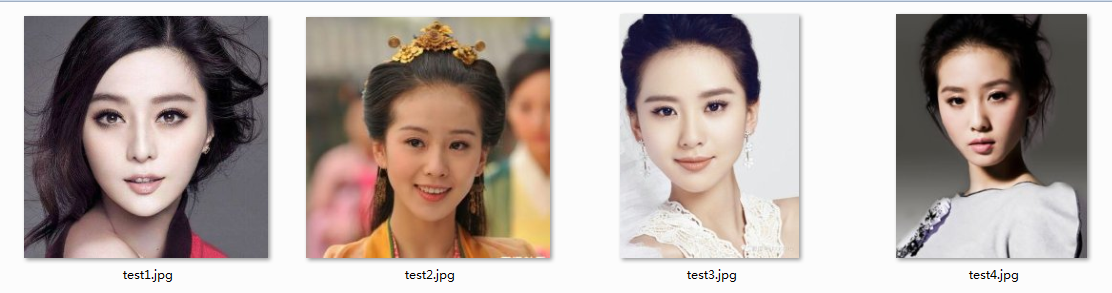
#> input picture drone_pi/face_tracker/smile_detect/test.jpg, 1112 x 293 px, given in place of the camera
$ python temp_facetracker.py   (Python 2 division)
#> lines starting #> are read from the running program, lines starting #| are printed output that depends on the picture; after the words box and inside, x2 and y2 are one past the last pixel; in counts of white or black regions, pixels touching at a corner belong together
#!/usr/bin/python
"""
This program is demonstration for face and object detection using haar-like features.
The program finds faces in a camera image or video stream and displays a red box around them,
then centers the webcam via two servos so the face is at the center of the screen
Based on facedetect.py in the OpenCV samples directory
"""
import sys
from optparse import OptionParser
from imutils.video import VideoStream
import imutils
import RPi.GPIO as GPIO
import datetime
import cv2
import time
import os

face_id = "photo"
GPIO.setmode(GPIO.BCM)
GPIO.setup(20, GPIO.OUT)
GPIO.output(20, False)


min_size = (20, 20)
image_scale = 2
haar_scale = 1.2
min_neighbors = 2
detector = cv2.CascadeClassifier("/home/pi/Downloads/pi-face-recognition/haarcascade_frontalface_default.xml")
smilePath = "/home/pi/Downloads/pi-face-recognition/haarcascade_smile.xml"
smileCascade = cv2.CascadeClassifier(smilePath)
terminate = False

max_pwm = 249
min_pwm = 1
midScreenWindow = 40  # acceptable 'error' for the center of the screen.
panStepSize = 2 # degree of change for each pan update
tiltStepSize = -2 # degree of change for each tilt update
servoPanPosition = 125 # initial pan position
servoTiltPosition = 160 # initial tilt position
panGpioPin = 2  # servoblaster pin 2 : gpio pin 18
tiltGpioPin = 5  # servoblaster pin 5 : gpio pin 23

def detect_and_draw(frame):

    gray = cv2.cvtColor(frame, cv2.COLOR_BGR2GRAY)

    midFace = None

    width = gray.shape[1]
    height = gray.shape[0]
    sum = 0
    cnt = 0

    for i in range(50, height-50, 20):
		for j in range(50, width -50, 20):
			sum += gray[i,j]
			cnt += 1

	avg = sum/cnt
	if avg < 30:
		print("dark")
		GPIO.output(20, True)
	else:
		GPIO.output(20, False)

    faces = detector.detectMultiScale(
            gray, scaleFactor=1.2,
            minNeighbors=2,
            minSize=(20, 20)
    )

    for (x, y, w, h) in faces:
        # the input to cv.HaarDetectObjects was resized, so scale the
        # bounding box of each face and convert it to two CvPoints
        pt1 = (int(x * image_scale), int(y * image_scale))
        pt2 = (int((x + w) * image_scale), int((y + h) * image_scale))

        # get the xy corner co-ords, calc the midFace location
        x1 = pt1[0]
        x2 = pt2[0]
        y1 = pt1[1]
        y2 = pt2[1]
        midFaceX = x1+((x2-x1)/2)
        midFaceY = y1+((y2-y1)/2)
        midFace = (midFaceX, midFaceY)

        #cv.Rectangle(frame, pt1, pt2, cv.RGB(255, 0, 0), 3, 8, 0)
        save_frame = frame
        cv2.rectangle(frame, (x, y), (x+w, y+h), (0, 0, 255), 2)
        roi_gray = gray[y:y+h, x:x+w]
		roi_color = frame[y:y+h, x:x+w]

        smile = smileCascade.detectMultiScale(
			roi_gray,
			scaleFactor= 1.2,
			minNeighbors=5,
			minSize=(3, 3),
			maxSize=(30, 30),
			flags=cv2.CASCADE_SCALE_IMAGE
		)

        for (x2, y2, w2, h2) in smile:
			now = datetime.datetime.now().strftime('%Y-%m-%d_%H-%M-%S')
			cv2.rectangle(roi_color, (x2, y2), (x2+w2, y2+h2), (0, 255, 0), 2)
			cv2.putText(frame,'Smile',(x,y-7), 3, 1.2, (0, 255, 0), 2, cv2.LINE_AA)
			cv2.imwrite("/media/pi/ESD-USB1/"+"photo/"+now+".jpg", save_frame)
			cv2.imshow("Frame", frame)
			key2 = cv2.waitKey(1) & 0xFF
			if key2 == ord("q"):
                terminate = True
				break
			time.sleep(2.0)


    cv2.imshow("Frame", frame)
    return midFace

def move(servo, angle):
    '''Moves the specified servo to the supplied angle.

    Arguments:
        servo
          the servo number to command, an integer from 0-7
        angle
          the desired pulse width for servoblaster, an integer from 0 to 249

    (e.g.) >>> servo.move(2, 90)
           ... # "move servo #2 to 90 degrees"'''

    if (min_pwm <= angle <= max_pwm):
        command = 'echo %s=%s > /dev/servoblaster' % (str(servo), str(angle))
        os.system(command)
        #print command
    else:
        print("Servo angle must be an integer between 0 and 249.\n")

if __name__ == '__main__':

    capture = VideoStream(src=0).start()
    time.sleep(1.0)

    if capture:
        move(panGpioPin, servoPanPosition)
        move(tiltGpioPin, servoTiltPosition)

        while True:
            frame = capture.read()
#> frame is the input picture: shape (293, 1112, 3); mean B, G, R 164.5, 169.2, 180.9
            frame = imutils.resize(frame, width=500)
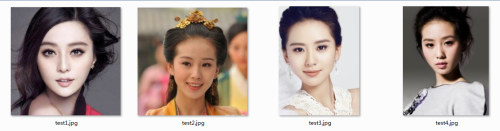
#> frame: shape (131, 500, 3); mean B, G, R 164.5, 169.2, 180.9

            midScreenX = (frame.shape[1]/2)
#> midScreenX = 250
            midScreenY = (frame.shape[0]/2)
#> midScreenY = 65

            midFace = detect_and_draw(frame)
#> in detect_and_draw, `gray = cv2.cvtColor(frame, cv2.COLOR_BGR2GRAY)`:
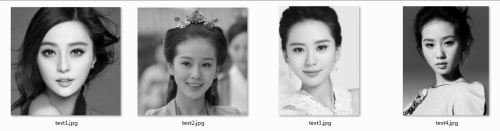
#> gray: shape (131, 500); min 0, max 252, mean 172.1
#> after the loop in detect_and_draw, `for i in range(50, height-50, 20):`: cnt = 40; sum = 7059
#> in detect_and_draw, `avg = sum/cnt`: avg = 176
#> in detect_and_draw, `faces = detector.detectMultiScale( gray, scaleFactor=1.2, minNeighbors..`: faces = [[413, 23, 51, 51], [166, 41, 60, 60], [277, 23, 68, 68], [30, 26, 69, 69]]
#> the loop in detect_and_draw, `for (x, y, w, h) in faces:` made 4 passes; (key q is pressed on pass 4)
#> (x, y, w, h, pt1, pt2, x1) on passes 1 to 3: (413, 23, 51, 51, (826, 46), (928, 148), 826), (166, 41, 60, 60, (332, 82), (452, 202), 332), (277, 23, 68, 68, (554, 46), (690, 182), 554)
#> (x, y, w, h, pt1, pt2, x1) on pass 4: (30, 26, 69, 69, (60, 52), (198, 190), 60)
#> pass 1, in detect_and_draw, `roi_color = frame[y:y+h, x:x+w]`:
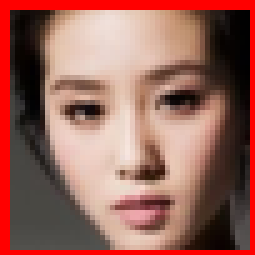
#> roi_color: shape (51, 51, 3) (shown 5 times larger); mean B, G, R 90.2, 100.2, 151.9
#> pass 2, in detect_and_draw, `roi_gray = gray[y:y+h, x:x+w]`:
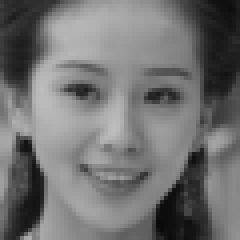
#> roi_gray: shape (60, 60) (shown 4 times larger); min 9, max 190, mean 113.4
#> after the loop in detect_and_draw, `for (x, y, w, h) in faces:`:
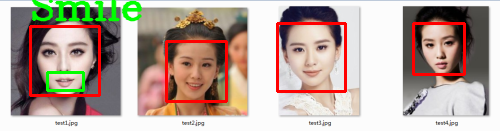
#> frame: shape (131, 500, 3); 7.36% of pixels changed, all inside (x1, y1, x2, y2) = (29, 0, 466, 103)
#> after the loop in detect_and_draw, `for (x, y, w, h) in faces:`:
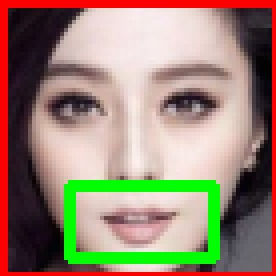
#> roi_color: shape (69, 69, 3) (shown 4 times larger); mean B, G, R 114.3, 132.5, 153.4
#> after the loop in detect_and_draw, `for (x, y, w, h) in faces:`:
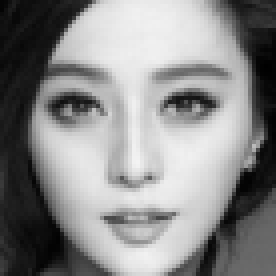
#> roi_gray: shape (69, 69) (shown 4 times larger); min 0, max 243, mean 137.4
#> midFace = (129, 121)

            if midFace is not None:
                midFaceX = midFace[0]
#> midFaceX = 129
                midFaceY = midFace[1]
#> midFaceY = 121

                #얼굴이 화면 왼쪽에 위치할 경우.
                if(midFaceX < (midScreenX - midScreenWindow)):
                    servoPanPosition += panStepSize
                    print(str(midFaceX) + " > " + str(midScreenX) + " : Pan Right : " + str(servoPanPosition))
#| 129 > 250 : Pan Right : 127
                #얼굴이 화면 오른쪽에 위치할 경우.
                elif(midFaceX > (midScreenX + midScreenWindow)):
                    servoPanPosition -= panStepSize
                    print(str(midFaceX) + " < " + str(midScreenX) + " : Pan Left : " + str(servoPanPosition))
                else:
                    print(str(midFaceX) + " ~ " + str(midScreenX) + " : " + str(servoPanPosition))

                servoPanPosition = min(servoPanPosition, max_pwm)
                servoPanPosition = max(servoPanPosition, min_pwm)
                move(panGpioPin, servoPanPosition)

                if(midFaceY > (midScreenY + midScreenWindow)):
                    if(servoTiltPosition >=1):
                        #Update the tilt position variable to lower the tilt servo.
                        servoTiltPosition -= tiltStepSize
                        print(str(midFaceY) + " > " + str(midScreenY) + " : Tilt Down : " + str(servoTiltPosition))
#| 121 > 65 : Tilt Down : 162
                #Find out if the Y component of the face is above the middle of the screen.
                #elif(midFaceY > (midScreenY + midScreenWindow)):
                   #if(servoTiltPosition >= 1):
                elif(midFaceY < (midScreenY - midScreenWindow)):
                    if(servoTiltPosition <= max_pwm):
                        #Update the tilt position variable to raise the tilt servo.
                        servoTiltPosition += tiltStepSize
                        print(str(midFaceY) + " < " + str(midScreenY) + " : Tilt Up : " + str(servoTiltPosition))
                else:
                    print(str(midFaceY) + " ~ " + str(midScreenY) + " : " + str(servoTiltPosition))

                servoTiltPosition = min(servoTiltPosition, max_pwm)
                servoTiltPosition = max(servoTiltPosition, min_pwm)
                move(tiltGpioPin, servoTiltPosition)

            key = cv2.waitKey(1) & 0xFF
#> (key q is pressed here)
            if key == ord("q"):
                GPIO.output(20, False)
                break

    cv2.destroyAllWindows()
    capture.stop()
